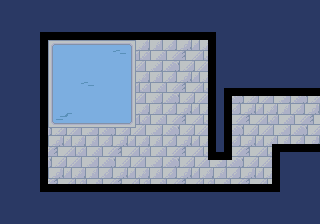

This game map was drawn from its Tiled (.tmx) file and the tilesets committed beside it. A one-line description and the trimmed map source follow:
An orthogonal 40x28 tile map with 8x8 px tiles, 3 tile layers (gfx, walls, spikes) and 6 objects (6x Enemy).

<map version="1.10" tiledversion="1.10.2" orientation="orthogonal" renderorder="right-down" width="40" height="28" tilewidth="8" tileheight="8" infinite="0" nextlayerid="6" nextobjectid="15">
 <tileset firstgid="1" source="water-temple.tsx" />
 <layer id="1" name="gfx" width="40" height="28">
  <data>[1120 cells, 1120 non-empty, 57 distinct tile ids]</data>
 </layer>
 <layer id="2" name="walls" width="40" height="28">
  <data>[1120 cells, 116 non-empty, 1 distinct tile ids]</data>
 </layer>
 <layer id="3" name="spikes" width="40" height="28">
  <data>[1120 cells, 0 non-empty, 0 distinct tile ids]</data>
 </layer>
 <objectgroup id="4" name="objs">
  <object id="3" name="Octopus" type="Enemy" x="312" y="120">
   <properties>
    <property name="invulnerable" type="bool" value="true" />
    <property name="strength" type="int" value="1337" />
   </properties>
   <point />
  </object>
  <object id="10" name="Octopus" type="Enemy" x="312" y="136">
   <properties>
    <property name="invulnerable" type="bool" value="true" />
    <property name="strength" type="int" value="1337" />
   </properties>
   <point />
  </object>
  <object id="11" name="Siren" type="Enemy" x="88" y="80">
   <properties>
    <property name="flags" type="int" value="1" />
   </properties>
   <point />
  </object>
  <object id="12" name="Octopus" type="Enemy" x="312" y="104">
   <properties>
    <property name="invulnerable" type="bool" value="true" />
    <property name="strength" type="int" value="1337" />
   </properties>
   <point />
  </object>
  <object id="13" name="Octopus" type="Enemy" x="288" y="112">
   <properties>
    <property name="invulnerable" type="bool" value="true" />
    <property name="strength" type="int" value="1337" />
   </properties>
   <point />
  </object>
  <object id="14" name="Octopus" type="Enemy" x="288" y="128">
   <properties>
    <property name="invulnerable" type="bool" value="true" />
    <property name="strength" type="int" value="1337" />
   </properties>
   <point />
  </object>
 </objectgroup>
</map>
